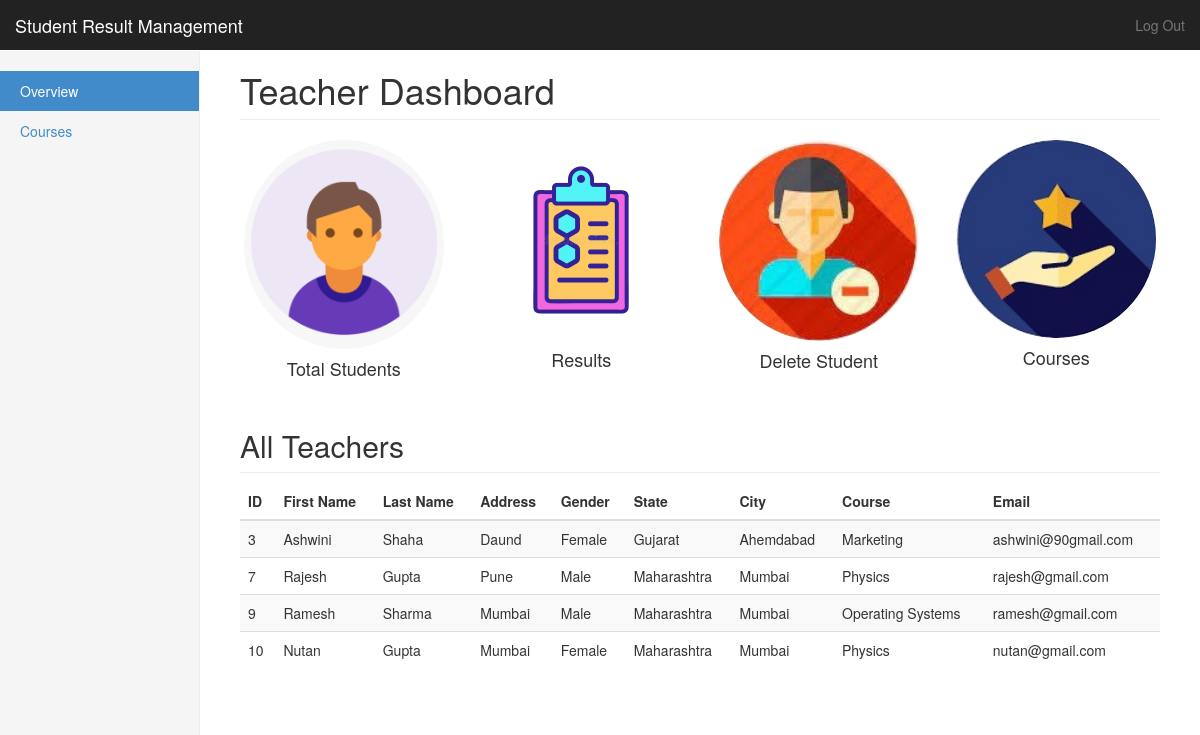
The page /teacherDash.php on the database its author committed.
### tables this page shows
CREATE TABLE `teacher` (
  `ID` int(4) NOT NULL,
  `Firstname` varchar(20) NOT NULL,
  `Lastname` varchar(20) NOT NULL,
  `Address` varchar(100) NOT NULL,
  `Gender` varchar(20) NOT NULL,
  `State` varchar(30) NOT NULL,
  `City` varchar(30) NOT NULL,
  `Password` varchar(20) NOT NULL,
  `Course` varchar(50) NOT NULL,
  `Email` varchar(40) NOT NULL
);

### teacherDash.php (the view, shortened to what this page needs)
<?php
include('connection.php');
?>
<!DOCTYPE html>
<html lang="en">
<head>
  <link href="assets/css/bootstrap.css" rel="stylesheet" />
  <link rel="stylesheet" href="assets/css/dashboard.css">
  <link href="assets/css/font-awesome.min.css" rel="stylesheet" />
</head>
<body>
  <nav class="navbar navbar-inverse navbar-fixed-top">
    <div class="container-fluid">
      <div class="navbar-header">
        <a class="navbar-brand" href="teacherDash.php">Student Result Management</a>
      </div>
      <div id="navbar" class="navbar-collapse collapse">
        <ul class="nav navbar-nav navbar-right">
          <li><a href="teacherRegister.php">Log Out</a></li>
        </ul>
      </div>
    </div>
  </nav>
  <div class="container-fluid">
    <div class="row">
      <div class="col-sm-3 col-md-2 sidebar">
        <ul class="nav nav-sidebar">
          <li class="active"><a href="#">Overview <span class="sr-only">(current)</span></a></li>
          <li><a href="addcourse.php">Courses</a></li>
        </ul>
      </div>
      <div class="col-sm-9 col-sm-offset-3 col-md-10 col-md-offset-2 main">
        <h1 class="page-header">Teacher Dashboard</h1>
        <div class="row placeholders">
          <div class="col-xs-6 col-sm-3 placeholder">
            <a href="student.php"> <img src="assets/img/student.png" width="200" height="200" class="img-responsive" alt="Generic placeholder thumbnail">
            </a>
            <h4>Total Students</h4>
          </div>
          <div class="col-xs-6 col-sm-3 placeholder">
            <a href="addresult.php"> <img src="assets/img/result.png" width="200" height="200" class="img-responsive" alt="Generic placeholder thumbnail">
            </a>
            <h4>Results</h4>
          </div>
          <div class="col-xs-6 col-sm-3 placeholder">
            <a href="deleteStudent.php?action=delete"> <img src="assets/img/student2.jpg" width="200" height="200" class="img-responsive" alt="Generic placeholder thumbnail">
            </a>
            <h4>Delete Student</h4>
          </div>
          <div class="col-xs-6 col-sm-3 placeholder">
            <a href="addcourse.php?action=course"><img src="assets/img/service.jpg" width="200" height="200" class="img-responsive" alt="Generic placeholder thumbnail">
            </a>
            <h4>Courses</h4>
          </div>
        </div>
        <h2 class="sub-header">All Teachers</h2>
        <div class="table-responsive">
          <table class="table table-striped">
            <thead>
              <tr>
                <th>ID</th>
                <th>First Name</th>
                <th>Last Name</th>
                <th>Address</th>
                <th>Gender</th>
                <th>State</th>
                <th>City</th>
                <th>Course</th>
                <th>Email</th>
              </tr>
            </thead>
            <tbody>
              <?php
              $query = 'SELECT * FROM teacher';
              $result = mysqli_query($db, $query) or die(mysqli_error($db));
              while ($row = mysqli_fetch_assoc($result)) {
                echo '<tr>';
                echo '<td>' . $row['ID'] . '</td>';
                echo '<td>' . $row['Firstname'] . '</td>';
                echo '<td>' . $row['Lastname'] . '</td>';
                echo '<td>' . $row['Address'] . '</td>';
                echo '<td>' . $row['Gender'] . '</td>';
                echo '<td>' . $row['State'] . '</td>';
                echo '<td>' . $row['City'] . '</td>';
                echo '<td>' . $row['Course'] . '</td>';
                echo '<td>' . $row['Email'] . '</td>';
                echo '</tr> ';
              }
              ?>
            </tbody>
          </table>
        </div>
      </div>
    </div>
  </div>
</body>
</html>

### assets/css/dashboard.css (style rules this page uses)
body { padding-top: 50px; }
.sub-header { padding-bottom: 10px; border-bottom: 1px solid #eee; }
.navbar-fixed-top { border: 0; }
.sidebar { display: none; }
@media (min-width: 768px) { .sidebar { position: fixed; top: 51px; bottom: 0; left: 0; z-index: 1000; display: block; padding: 20px; overflow-x: hidden; overflow-y: auto; background-color: #f5f5f5; border-right: 1px solid #eee; } }
.nav-sidebar { margin-right: -21px; margin-bottom: 20px; margin-left: -20px; }
.nav-sidebar > li > a { padding-right: 20px; padding-left: 20px; }
.nav-sidebar > .active > a, .nav-sidebar > .active > a:hover, .nav-sidebar > .active > a:focus { color: #fff; background-color: #428bca; }
.main { padding: 20px; }
@media (min-width: 768px) { .main { padding-right: 40px; padding-left: 40px; } }
.main .page-header { margin-top: 0; }
.placeholders { margin-bottom: 30px; text-align: center; }
.placeholders h4 { margin-bottom: 0; }
.placeholder { margin-bottom: 20px; }
.placeholder img { display: inline-block; border-radius: 50%; }

### rows shown on the page
teacher: ID "3", Firstname "Ashwini", Lastname "Shaha", Address "Daund", Gender "Female", State "Gujarat", City "Ahemdabad", Course "Marketing", Email "ashwini@90gmail.com"
teacher: ID "7", Firstname "Rajesh", Lastname "Gupta", Address "Pune", Gender "Male", State "Maharashtra", City "Mumbai", Course "Physics", Email "rajesh@gmail.com"
teacher: ID "9", Firstname "Ramesh", Lastname "Sharma", Address "Mumbai", Gender "Male", State "Maharashtra", City "Mumbai", Course "Operating Systems", Email "ramesh@gmail.com"
teacher: ID "10", Firstname "Nutan", Lastname "Gupta", Address "Mumbai", Gender "Female", State "Maharashtra", City "Mumbai", Course "Physics", Email "nutan@gmail.com"
